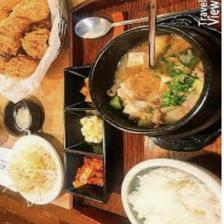
#> input picture deeplearning/sample/sample1.jpg, 224 x 224 px, given as the content of the folder ../data/before_rotate, which was not available
$ python make_rotated_images.py
#> lines starting #> are read from the running program, lines starting #| are printed output that depends on the picture; pictures that were not available may be replaced by others from this repository, and a replacement may not be noted
import argparse
import os
import random
import PIL
from PIL import Image


def save_before_rotate_images_to_after_rotate_images(before_dir_path: str = "", save_dir_path: str = ""):
    # make directory
#> called with before_dir_path = '../data/before_rotate', save_dir_path = '../data/after_rotate'
    make_directory_before_do_main_job(save_dir_path)

    before_rotate_filenames = os.listdir(before_dir_path)
    if ".DS_Store" in before_rotate_filenames:
        before_rotate_filenames.remove(".DS_Store")

    for before_rotate_filename in before_rotate_filenames:
        before_rotate_file_path = os.path.join(before_dir_path, before_rotate_filename)
        try:
            before_rotate_image: PIL.Image.Image = Image.open(before_rotate_file_path)
#> before_rotate_image is the input picture: PIL image 224x224 RGB; mean R, G, B 147.7, 115.4, 81.7
        except PIL.UnidentifiedImageError:
            continue

        if random.randint(1, 100) > 10:
            train_or_test = "train"
        else:
            train_or_test = "test"

        save_path_0 = os.path.join(save_dir_path, train_or_test, "degree_0", before_rotate_filename)
        save_path_90 = os.path.join(save_dir_path, train_or_test, "degree_90", before_rotate_filename)
        save_path_180 = os.path.join(save_dir_path, train_or_test, "degree_180", before_rotate_filename)
        save_path_270 = os.path.join(save_dir_path, train_or_test, "degree_270", before_rotate_filename)
        rotated_and_resize_and_save_image(image=before_rotate_image, degree=0, size=224, save_path=save_path_0)
        rotated_and_resize_and_save_image(image=before_rotate_image, degree=90, size=224, save_path=save_path_90)
        rotated_and_resize_and_save_image(image=before_rotate_image, degree=180, size=224, save_path=save_path_180)
        rotated_and_resize_and_save_image(image=before_rotate_image, degree=270, size=224, save_path=save_path_270)


def make_directory_before_do_main_job(save_dir_path):
    os.makedirs(save_dir_path, exist_ok=True)
    os.makedirs(os.path.join(save_dir_path, "train", "degree_0"), exist_ok=True)
    os.makedirs(os.path.join(save_dir_path, "train", "degree_90"), exist_ok=True)
    os.makedirs(os.path.join(save_dir_path, "train", "degree_180"), exist_ok=True)
    os.makedirs(os.path.join(save_dir_path, "train", "degree_270"), exist_ok=True)
    os.makedirs(os.path.join(save_dir_path, "test", "degree_0"), exist_ok=True)
    os.makedirs(os.path.join(save_dir_path, "test", "degree_90"), exist_ok=True)
    os.makedirs(os.path.join(save_dir_path, "test", "degree_180"), exist_ok=True)
    os.makedirs(os.path.join(save_dir_path, "test", "degree_270"), exist_ok=True)


def rotated_and_resize_and_save_image(image: PIL.Image.Image, degree: int = 0, size: int = 224, save_path: str = ""):
    rotated_image = image.rotate(degree, expand=True)
    resized_image = rotated_image.resize((size, size))
    resized_image.save(save_path)


if __name__ == "__main__":
    parser = argparse.ArgumentParser()
    parser.add_argument('--before_dir_path', type=str, default="../data/before_rotate")
    parser.add_argument('--save_dir_path', type=str, default="../data/after_rotate")
    args = parser.parse_args()

    save_before_rotate_images_to_after_rotate_images(before_dir_path=args.before_dir_path,
                                                     save_dir_path=args.save_dir_path)
#> call 2 of rotated_and_resize_and_save_image, with degree = 90, size = 224
#> in rotated_and_resize_and_save_image (call 2), `rotated_image = image.rotate(degree, expand=True)`:
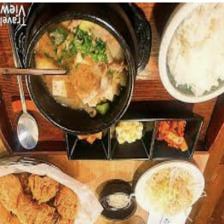
#> rotated_image: PIL image 224x224 RGB; mean R, G, B 147.7, 115.4, 81.7
#> call 3 of rotated_and_resize_and_save_image, with degree = 180, size = 224
#> in rotated_and_resize_and_save_image (call 3), `rotated_image = image.rotate(degree, expand=True)`:
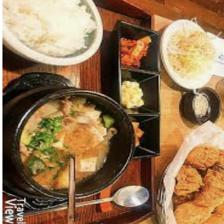
#> rotated_image: PIL image 224x224 RGB; mean R, G, B 147.7, 115.4, 81.7
#> call 4 of rotated_and_resize_and_save_image, with degree = 270, size = 224
#> in rotated_and_resize_and_save_image (call 4), `rotated_image = image.rotate(degree, expand=True)`:
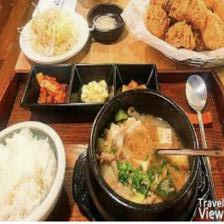
#> rotated_image: PIL image 224x224 RGB; mean R, G, B 147.7, 115.4, 81.7
